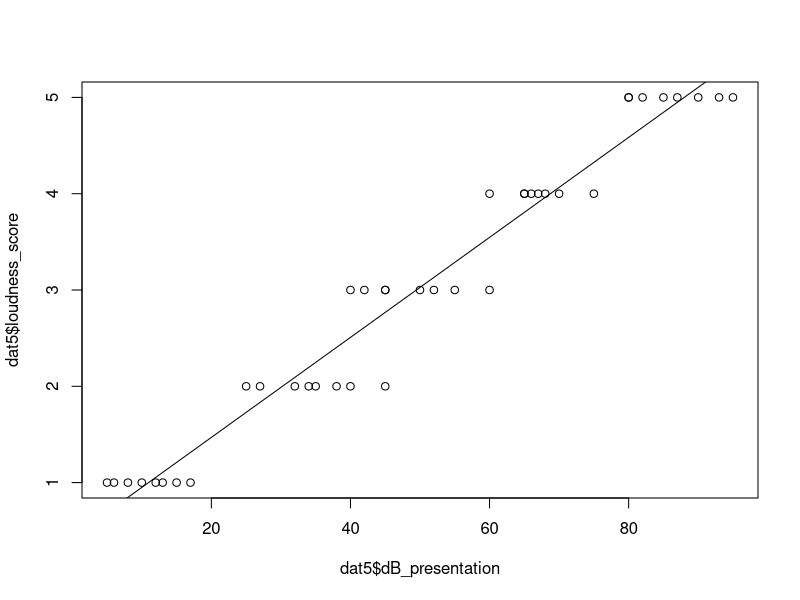
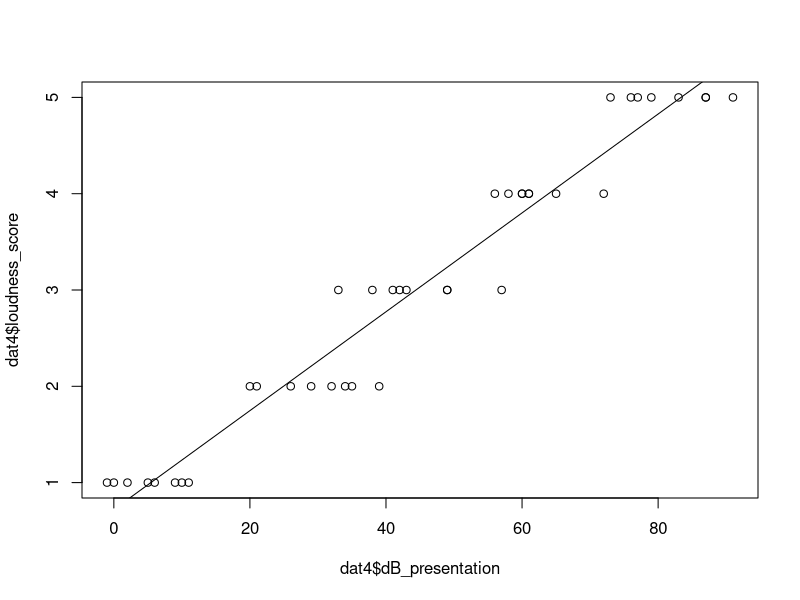
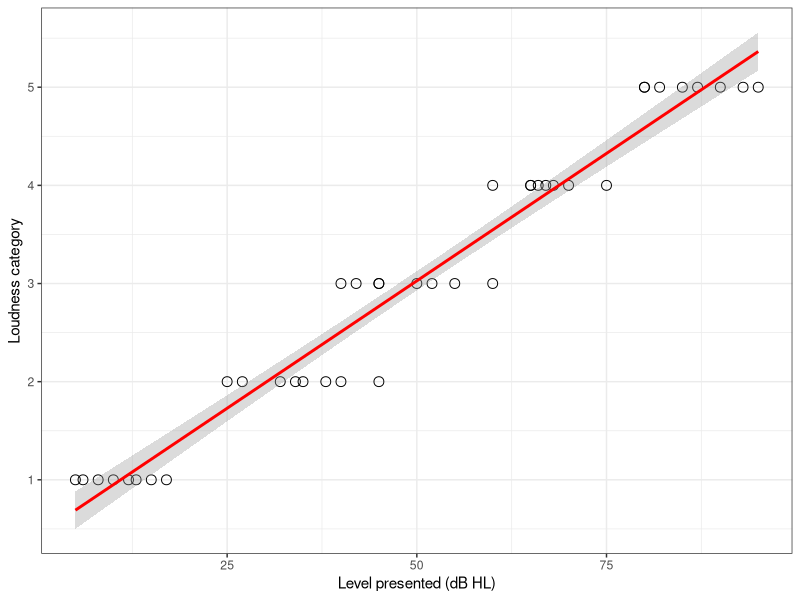
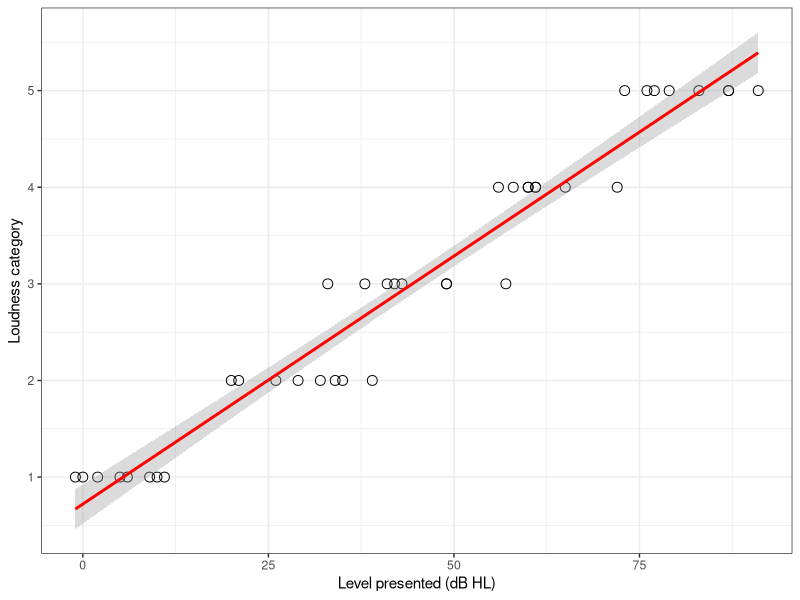

These charts were generated, in order, by the following R code:

#See: https://www.datacamp.com/tutorial/linear-regression-R
#For regression tutorial

#Load package (install with install.package("packagename") if missing)
library(readr)
library(tidyverse)
library(MASS)
library(ggplot2)

#Read in simulated data
dat <- read_csv("LGF_simdata.csv")

#split to separate data frames for 500Hz and 4kHz
dat5 <- dat[,c("ID", "low5", "lowmid5", "mid5", "midhigh5", "high5")]
dat4 <- dat[,c("ID", "low4", "lowmid4", "mid4", "midhigh4", "high4")]

#Gather to "long" format
dat5 <- gather(dat5, key = "loudness_score", value = "dB_presentation", -ID)
dat4 <- gather(dat4, key = "loudness_score", value = "dB_presentation", -ID)

#Recode loudness_score to numeric "dummy variable"
dat5$loudness_score <- recode(dat5$loudness_score, "low5" = 1, "lowmid5" = 2, "mid5" = 3, "midhigh5" = 4, "high5" = 5)
dat4$loudness_score <- recode(dat4$loudness_score, "low4" = 1, "lowmid4" = 2, "mid4" = 3, "midhigh4" = 4, "high4" = 5)

#Linear models
lm_mod5 <- lm(dat5$loudness_score ~ dat5$dB_presentation)
lm_mod4 <- lm(dat4$loudness_score ~ dat4$dB_presentation)

#Plot data and linear model fit in standard R
plot(dat5$dB_presentation, dat5$loudness_score)
abline(lm_mod5)

plot(dat4$dB_presentation, dat4$loudness_score)
abline(lm_mod4)

#A nicer plot(?) option using ggplot-package
ggplot(dat5, aes(x = dB_presentation, y = loudness_score)) + 
  geom_point(shape = 1, size = 3) +
  stat_smooth(method = "lm", col = "red", alpha = 0.35)+
  xlab("Level presented (dB HL)")+
  ylab("Loudness category")+
  theme_bw()

ggplot(dat4, aes(x = dB_presentation, y = loudness_score)) + 
  geom_point(shape = 1, size = 3) +
  stat_smooth(method = "lm", col = "red", alpha = 0.35)+
  xlab("Level presented (dB HL)")+
  ylab("Loudness category")+
  theme_bw()

#Make dummy variables factor
dat5$loudness_score <- factor(dat5$loudness_score, levels = c(1,2,3,4,5))
dat4$loudness_score <- factor(dat5$loudness_score, levels = c(1,2,3,4,5))

#Linear regression models per frequency: lm([target] ~ [predictor / features], data = [data source])
mod5 <- glm(loudness_score ~ dB_presentation, data = dat5, family = binomial)
mod4 <- glm(loudness_score ~ dB_presentation, data = dat4, family = binomial)

#Display model summary
summary(mod4)
summary(mod5)
